Frame 1 (no input): blank canvas, image omitted
Frame 60 (the mouse pressed at the canvas centre just before this capture): blank canvas, image omitted
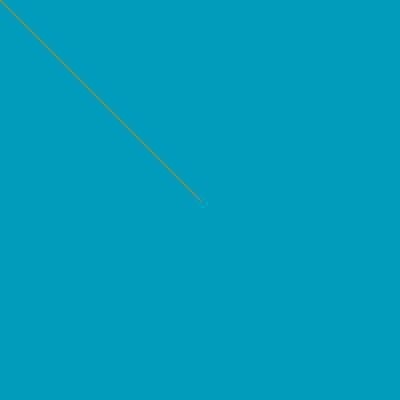
Frame 120 (the mouse held since frame 60 and released just before this capture)

The Processing sketch whose frames 1 and 60 were blank and that drew this single picture after the mouse press (run headless with seeded random() and noise(); from frame 60 on, the mouse is pressed at the canvas centre):

// Processing sketch: processing_176928
// ── processing_176928.pde

// Papageimalen
// 12.12.2014

/* Aufgabenstellung
VerÃ�Â¤ndere das Programm so, dass die Linie auf der linken BildschirmhÃ�Â¤lfte orange, auf der rechten HÃ�Â¤lfte grÃ�Â¼n gezeichnet wird.*/

void setup(){
    size(400,400);
    background(0,157,188);
    }

void draw(){
 if(mouseX>200){
 stroke(0,255,0);
 }
 if(mouseX<=200){
  stroke(209,134,0);   
 }
     
 line(mouseX,mouseY,pmouseX,pmouseY);
 }
